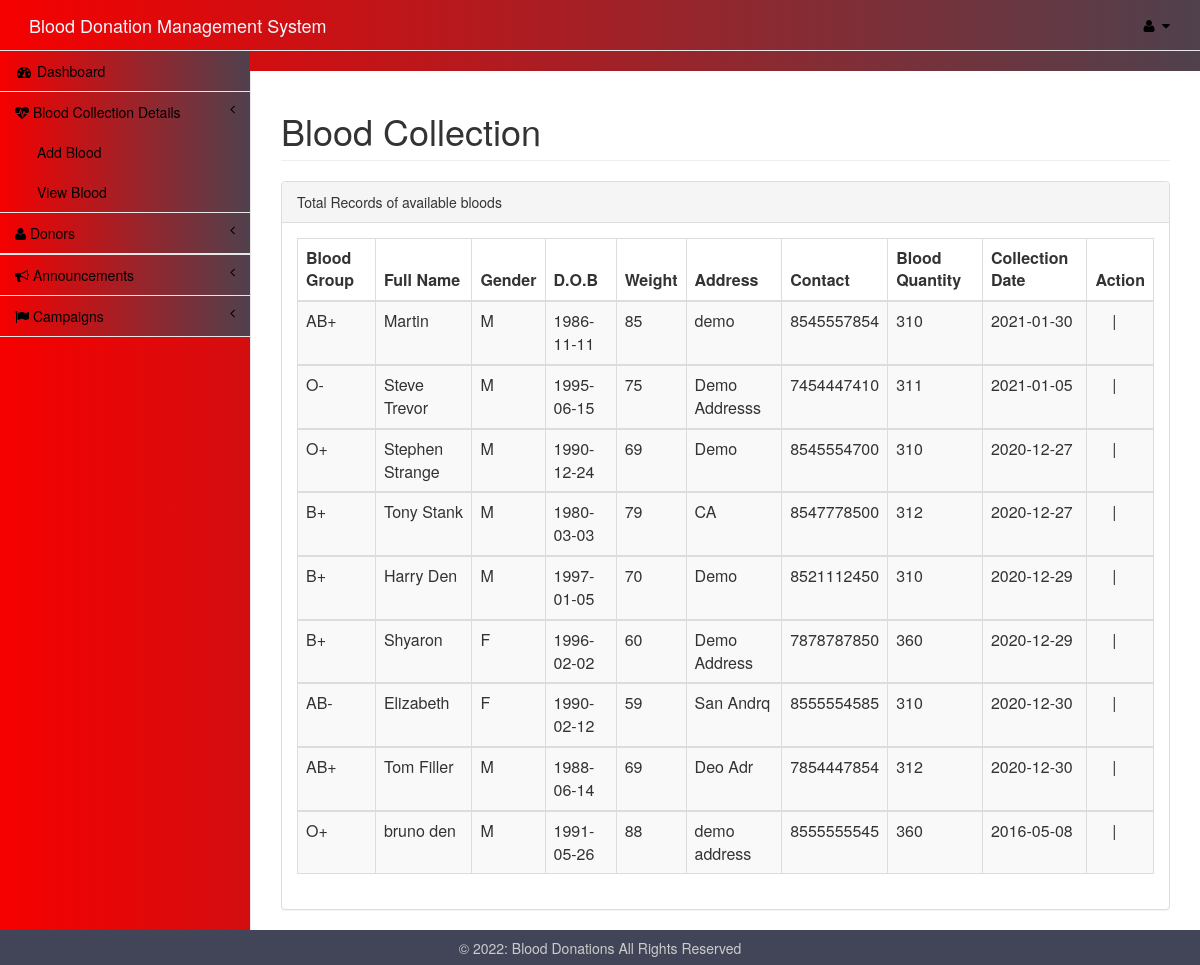
Screenshot of /admin/viewblood.php with the database file from the repository.
### tables this page shows
CREATE TABLE `blood` (
  `id` int(11) NOT NULL,
  `name` varchar(20) NOT NULL,
  `gender` varchar(20) NOT NULL,
  `dob` date NOT NULL,
  `weight` int(11) NOT NULL,
  `bloodgroup` varchar(3) NOT NULL,
  `address` varchar(20) NOT NULL,
  `contact` varchar(10) NOT NULL,
  `bloodqty` int(11) NOT NULL,
  `collection` date NOT NULL
);

### admin/viewblood.php (the view, shortened to what this page needs)
<html>
<head>
<link href="../assets/css/bootstrap.css" rel="stylesheet">
<link href="../assets/vendor/metisMenu/metisMenu.min.css" rel="stylesheet">
 <link href="../assets/css/dataTables/dataTables.bootstrap.css" rel="stylesheet">
<link href="../assets/css/dataTables/dataTables.responsive.css" rel="stylesheet">
<link href="../assets/dist/css/sb-admin-2.css" rel="stylesheet">
<link href="../assets/vendor/font-awesome/css/font-awesome.min.css" rel="stylesheet" type="text/css">
<link rel="stylesheet" href="../assets/icofont/icofont.min.css">
</head>
<body>
<div id="wrapper">
<?php include 'includes/nav.php'?>
<div id="page-wrapper">
<div class="container-fluid">
<div class="row">
<div class=".col-lg-12">
               <h1 class="page-header">Blood Collection</h1>
                </div>
  </div>
				<div class="row">
                        <div class=".col-lg-12">
                            <div class="panel panel-default">
                                <div class="panel-heading">
                                    Total Records of available bloods
                                </div>
								 <div class="panel-body">
                                    <div class="table-responsive">
									<table class="table table-striped table-bordered table-hover" id="dataTables-example">
									<?php
						include "dbconnect.php";
						$qry="select * from blood ORDER BY id DESC";
						$result=mysqli_query($conn,$qry);
						echo"
						<thead>
						<tr>
							<th>Blood Group</th>
							<th>Full Name</th>
							<th>Gender</th>
							<th>D.O.B</th>
							<th>Weight</th>
							<th>Address</th>
							<th>Contact</th>
							<th>Blood Quantity</th>
							<th>Collection Date</th>
							<th>Action</th>
						</tr>
						</thead>";
						while($row=mysqli_fetch_array($result)){
						  echo"<tbody>
						  <tr class='gradeA'>
						  <td>".$row['bloodgroup']."</td>
						  <td>".$row['name']."</td>
						  <td>".$row['gender']."</td>
						  <td>".$row['dob']."</td>
						  <td>".$row['weight']."</td>
						  <td>".$row['address']."</td>
						  <td>".$row['contact']."</td>
						  <td>".$row['bloodqty']."</td>
						  <td>".$row['collection']."</td>
						  <td><a href='editbloodform.php?id=".$row['id']."'><i class='icofont icofont-edit'></i></a> | <a href='deletebloodrecord.php?id=".$row['id']."'><i class='icofont icofont-ui-delete'></i></a></td>
						</tr>
						<tbody>
						";
						}
						?>
						</table>
				</div>
				</div>
		</div>
		</div>
		</div>
		</div>
		</div>
		</div>
</body>
<footer>
        <p>&copy; <?php echo date("Y"); ?>: Blood Donations All Rights Reserved</p>
    </footer>
</html>

### admin/viewblood.php (style rules this page uses)
footer { background-color: #424558; bottom: 0; left: 0; right: 0; height: 35px; text-align: center; color: #CCC; }
footer p { padding: 10.5px; margin: 0px; line-height: 100%; }

### rows the page displays
blood: bloodgroup "AB+", name "Martin", gender "M", dob "1986-11-11", weight "85", address "demo", contact "8545557854", bloodqty "310", collection "2021-01-30"
blood: bloodgroup "O-", name "Steve Trevor", gender "M", dob "1995-06-15", weight "75", address "Demo Addresss", contact "7454447410", bloodqty "311", collection "2021-01-05"
blood: bloodgroup "O+", name "Stephen Strange", gender "M", dob "1990-12-24", weight "69", address "Demo", contact "8545554700", bloodqty "310", collection "2020-12-27"
blood: bloodgroup "B+", name "Tony Stank", gender "M", dob "1980-03-03", weight "79", address "CA", contact "8547778500", bloodqty "312", collection "2020-12-27"
blood: bloodgroup "B+", name "Harry Den", gender "M", dob "1997-01-05", weight "70", address "Demo", contact "8521112450", bloodqty "310", collection "2020-12-29"
blood: bloodgroup "B+", name "Shyaron", gender "F", dob "1996-02-02", weight "60", address "Demo Address", contact "7878787850", bloodqty "360", collection "2020-12-29"
blood: bloodgroup "AB-", name "Elizabeth", gender "F", dob "1990-02-12", weight "59", address "San Andrq", contact "8555554585", bloodqty "310", collection "2020-12-30"
blood: bloodgroup "AB+", name "Tom Filler", gender "M", dob "1988-06-14", weight "69", address "Deo Adr", contact "7854447854", bloodqty "312", collection "2020-12-30"
blood: bloodgroup "O+", name "bruno den", gender "M", dob "1991-05-26", weight "88", address "demo address", contact "8555555545", bloodqty "360", collection "2016-05-08"
